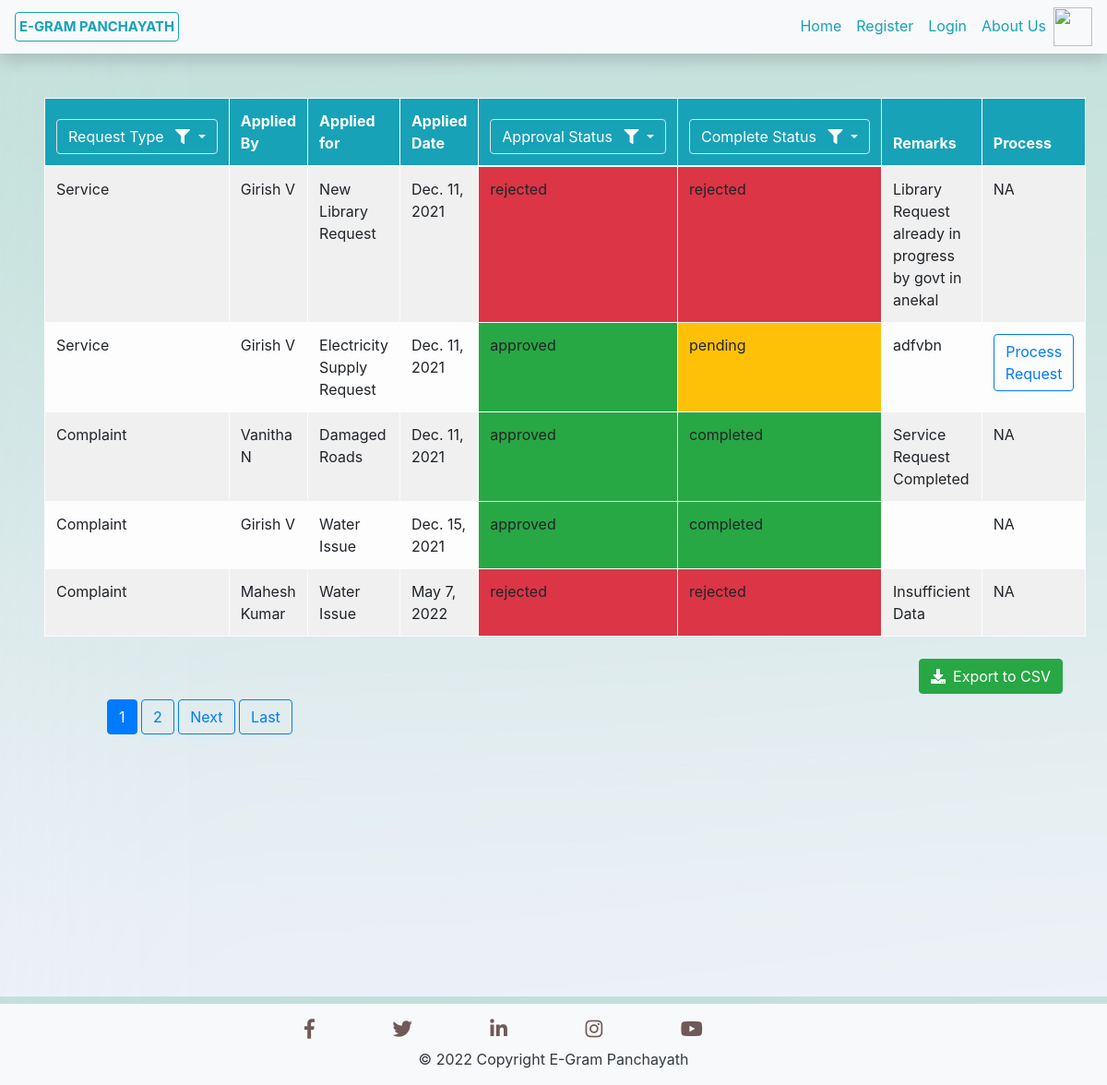
The app's page /Received_Requests/ with its own data.
### Services/models.py (models this page shows, shortened)
class Services(models.Model):
    Serv_Type = models.CharField(max_length=20)
    Serv_Name = models.CharField(max_length=50)
    Serv_Description = models.TextField()
    Serv_Applied_Date = models.DateTimeField(default=timezone.now)
    Serv_Applied_By = models.ForeignKey(User, on_delete=models.CASCADE)
    Serv_Req_Image = models.ImageField(default='default_image.png', upload_to='Serv_Comp_pics/')
    Serv_State = models.CharField(max_length=100, default=None)
    Serv_City = models.CharField(max_length=100, default=None)
    Serv_Location = models.CharField(default=None,max_length=300, null=True, blank=True)
    Serv_Approval_Status = models.CharField(max_length=20)
    Serv_Remarks = models.TextField(default=None,null=True, blank=True)
    Serv_Estimated_Completion_Date = models.DateField(default=None, null=True, blank=True)
    Serv_Completion_Status = models.CharField(max_length=20,null=True, blank=True)
    Serv_Comp_Image = models.ImageField(default='default_image.png', upload_to='Serv_Comp_pics/', blank=True)
    Serv_Doc_Name = models.CharField(max_length=100, null=True)
    Serv_Doc_Proof = models.FileField(upload_to='Files/')

### Services/views.py (the view)
# urls.py: path('Received_Requests/', ReceivedRequests.as_view(), name='ReqReceived'),
class ReceivedRequests(ListView):
    model = Services
    template_name = "Services/RequestsReceived.html"
    context_object_name = 'requests'
    paginate_by = 5
    def get_queryset(self):
        req = Services.objects.all()
        def ExecQuery(req, Serv):
            key = list(Serv.keys())[0]
            if key=='Serv_Type':
                req = req.filter(Serv_Type=Serv[key])
            if key=='Serv_Approval_Status':
                req = req.filter(Serv_Approval_Status=Serv[key])
            if key=='Serv_Completion_Status':
                req = req.filter(Serv_Completion_Status=Serv[key])
            return req
        if self.request.GET.get('idServType'):
            req = ExecQuery(req, {'Serv_Type':self.request.GET.get('idServType')})
        if self.request.GET.get('idAppStatus'):
            req = ExecQuery(req, {'Serv_Approval_Status':self.request.GET.get('idAppStatus')})
        if self.request.GET.get('idCompStatus'):
            req = ExecQuery(req, {'Serv_Completion_Status':self.request.GET.get('idCompStatus')})
        return req

### Services/templates/Services/RequestsReceived.html (shortened to what this page needs)
{% extends 'Services/Base.html' %}
{% block content %}
<div class="p-5">
    <form method="get" action="#">
    <table class="rounded table table-hover table-bordered table-striped table-light">
        <thead class="bg-info text-white">
            <tr>
                <th scope="col">
                    <div class="dropdown">
                        <button class="btn btn-info border dropdown-toggle" data-toggle="dropdown">
                          Request Type <i class="fas fa-filter ml-2"></i>
                        </button>
                      </div>
                </th>
                <th scope="col">Applied By</th>
                <th scope="col">Applied for</th>
                <th scope="col">Applied Date</th>
                <th scope="col">
                    <div class="dropdown">
                        <button class="btn btn-info border dropdown-toggle" type="button" id="dropdownMenuButton" data-toggle="dropdown" aria-haspopup="true" aria-expanded="false">
                          Approval Status <i class="fas fa-filter ml-2"></i>
                        </button>
                      </div>
                </th>
                <th scope="col">
                    <div class="dropdown">
                        <button class="btn btn-info border dropdown-toggle" type="button" id="dropdownMenuButton" data-toggle="dropdown" aria-haspopup="true" aria-expanded="false">
                          Complete Status <i class="fas fa-filter ml-2"></i>
                        </button>
                      </div>
                </th>
                <th scope="col">Remarks</th>
                <th scope="col">Process</th>
            </tr>
        </thead>
        <tbody>
        {% for request in requests %}
        <tr>
            <td> {{ request.Serv_Type }} </td>
            <td>{{ request.Serv_Applied_By.first_name }} {{ request.Serv_Applied_By.last_name }}</td>
            <td>{{ request.Serv_Name }}</td>
            <td>{{ request.Serv_Applied_Date.date }}</td>
            {% if request.Serv_Approval_Status == 'pending' %}
                <td class="bg-warning">{{ request.Serv_Approval_Status }}</td>
            {% elif request.Serv_Approval_Status == 'approved' %}
                <td class="bg-success">{{ request.Serv_Approval_Status }}</td>
            {% elif request.Serv_Approval_Status == 'rejected' %}
                <td class="bg-danger">{{ request.Serv_Approval_Status }}</td>
            {% endif %}
            {% if request.Serv_Completion_Status == 'pending' %}
                <td class="bg-warning">{{ request.Serv_Completion_Status }}</td>
            {% elif request.Serv_Completion_Status == 'completed' %}
                <td class="bg-success">{{ request.Serv_Completion_Status }}</td>
            {% elif request.Serv_Completion_Status == 'rejected' %}
                <td class="bg-danger">{{ request.Serv_Completion_Status }}</td>
            {% else %}
                <td class="">{{ request.Serv_Completion_Status }}</td>
            {% endif %}
            <td>{{ request.Serv_Remarks }}</td>
            <td>
                {% if request.Serv_Approval_Status == 'pending' or request.Serv_Completion_Status == 'pending' %}
                <a class="btn btn-outline-primary" href="{% url 'ProcessRequestURL' request.id %}">Process Request</a>
                {% else %}
                    NA
                {% endif %}
            </td>
        </tr>
        {% empty %}
        <tr>
            <td align="center" colspan="7" >No Entries</td>
        </tr>
        {% endfor %}
        </tbody>
        </table>
    </form>
    <a href="{% url 'export-service-requets-csv' %}" class="btn btn-success float-right mt-2"><span class="fas fa-download mr-2"></span>Export to CSV</a>
        {% if is_paginated %}
        <div class="ml-5 mt-5 card-body">
            {% for num in page_obj.paginator.page_range %}
                {% if page_obj.number == num %}
                    <a class="btn btn-primary mb-4" href="?page={{ num }}">{{ num }}</a>
                {% elif num > page_obj.number|add:'-3' and num < page_obj.number|add:'3' %}
                    <a class="btn btn-outline-primary mb-4" href="?page={{ num }}">{{ num }}</a>
                {% endif %}
            {% endfor %}
            {% if page_obj.has_next %}
                <a class="btn btn-outline-primary mb-4" href="?page={{ page_obj.next_page_number }}">Next</a>
                <a class="btn btn-outline-primary mb-4" href="?page={{ page_obj.paginator.num_pages }}">Last</a>
            {% endif %}
        </div>
        {% endif %}
</div>
{% endblock content %}

### records on screen
Services: Serv_Type "Service", Serv_Applied_By.first_name "Girish", Serv_Applied_By.last_name "V", Serv_Name "New Library Request", Serv_Applied_Date "Dec. 11, 2021", Serv_Approval_Status "rejected", Serv_Completion_Status "rejected", Serv_Remarks "Library Request already in progress by govt in anekal", shows "NA"
Services: Serv_Type "Service", Serv_Applied_By.first_name "Girish", Serv_Applied_By.last_name "V", Serv_Name "Electricity Supply Request", Serv_Applied_Date "Dec. 11, 2021", Serv_Approval_Status "approved", Serv_Completion_Status "pending", Serv_Remarks "adfvbn", shows "Process Request"
Services: Serv_Type "Complaint", Serv_Applied_By.first_name "Vanitha", Serv_Applied_By.last_name "N", Serv_Name "Damaged Roads", Serv_Applied_Date "Dec. 11, 2021", Serv_Approval_Status "approved", Serv_Completion_Status "completed", Serv_Remarks "Service Request Completed", shows "NA"
Services: Serv_Type "Complaint", Serv_Applied_By.first_name "Girish", Serv_Applied_By.last_name "V", Serv_Name "Water Issue", Serv_Applied_Date "Dec. 15, 2021", Serv_Approval_Status "approved", Serv_Completion_Status "completed", shows "NA"
Services: Serv_Type "Complaint", Serv_Applied_By.first_name "Mahesh", Serv_Applied_By.last_name "Kumar", Serv_Name "Water Issue", Serv_Applied_Date "May 7, 2022", Serv_Approval_Status "rejected", Serv_Completion_Status "rejected", Serv_Remarks "Insufficient Data", shows "NA"

### other values on screen
{{ num }} "1"
{{ num }} "2"
